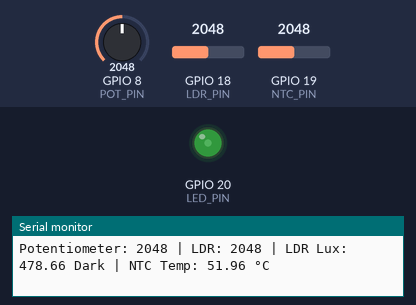
Bench run of a sketch on a simulated ESP32-S2. On the bench: output pins drawn as LEDs (lit = HIGH), the last lines printed to the serial monitor. The test bench sets the inputs (shaded band); at power-on: GPIO 18 (LDR_PIN) = 2048, GPIO 8 (POT_PIN) = 2048, GPIO 19 (NTC_PIN) = 2048.

Above: at 1.2 s.
1.3 s: GPIO 18 (LDR_PIN) set to 1966
At 2.2 s:
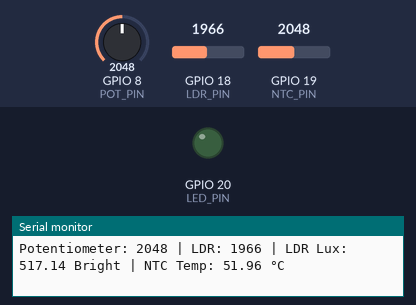
2.8 s: GPIO 18 (LDR_PIN) set to 2047
At 4.0 s:
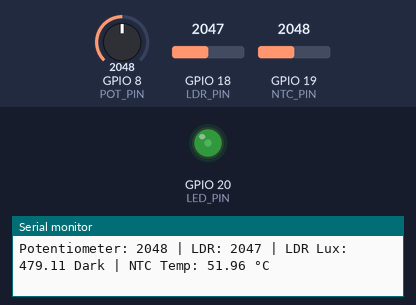
4.3 s: GPIO 8 (POT_PIN) set to 2866
At 5.1 s:
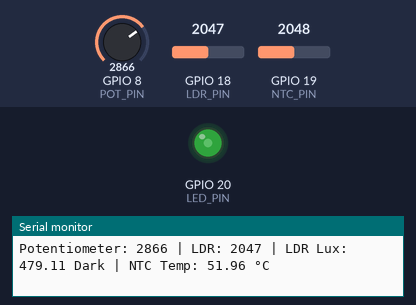
5.8 s: GPIO 8 (POT_PIN) set to 2047
At 7.1 s:
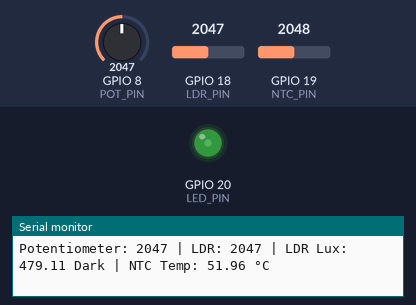
Timing chart, 0 to 8.3 s (numbered marks = the images above; inputs shaded):
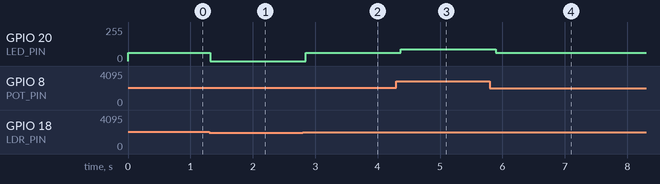

The sketch:

sketch.ino
```cpp
//==== Group 9 ====//

// Members:
// Albalate, Kyla M.
// Arbas, Marc Ken E.
// Batiquin, Edmar S.
// Vera Cruz, John Acel H.
// Vera Cruz, John Arcel H.

// Pin Definitions
#define NTC_PIN 19 // Input
#define LDR_PIN 18 // Input
#define POT_PIN 8 // Input
#define LED_PIN 20 // Output

#define PWM_Channel 0 // This defines what PWM channel the ESP32 should use.
#define PWM_Resolution 8 // The resolution of the PWM or the steps for each cycle of the ESP32 (4-bit = 15 steps, 8-bit = 255 steps).
#define PWM_Frequency 1000 // The frequency of the PWM, how frequent should the PWM go high.

float ntcBetaCoefficient = 3950; // Beta coefficient for NTC Thermistor.
float brightness_percentage = 0;
int brightness = 0;

// LDR value converting into Lux.
const float GAMMA = 0.7;
const float RL10 = 50;

void setup()
  {
    Serial.begin(115200);
    pinMode(LED_PIN, OUTPUT); // Sets the LED_PIN (18) to output
    ledcAttachChannel(LED_PIN, PWM_Frequency, PWM_Resolution, PWM_Channel); // This configures PWM output of the ESP32 using the LEDC hardware.
  }

void loop()
  {
    // Reads the value of POT_PIN (8) and stores it in variable "potValue"
    int potValue = analogRead(POT_PIN);
    // Reads the value of LDR_PIN (18) and stores it in variable "ldrValue"
    int ldrValue = analogRead(LDR_PIN);
    // Reads the value of LDR_PIN (19) and stores it in variable "ntcValue"
    int ntcValue = analogRead(NTC_PIN);

    // LDR Analog Value converting into Illumination (Lux) logic code
    float voltage = ldrValue / 8191. * 5;
    float resistance = 2000 * voltage / (1 - voltage / 5);
    float lux = pow(RL10 * 1e3 * pow(10, GAMMA) / resistance, (1 / GAMMA));

    // Equation for converting the analog reading from pin 19 (NTC) to readable temperature sensor data.
    float celsius = 1 / (log(1 / (8191. / ntcValue - 1)) / ntcBetaCoefficient + 1.0 / 298.15) - 273.15;

    if(lux < 500)
      {
        // Creates a voltage value map for potentiometer value
        brightness = map(potValue, 0, 8191, 0, 255);
        // Converts the variable brightness into percentage
        //potPercentage = (potValue / 8191.0) * 100.0;
        // This code increases the duty cycle of pin 20 (LED_PIN) according to the value of variable "brightness".
        ledcWrite(LED_PIN, brightness);
      }
    else
      {
        // Sets the duty cycle to 0% and this turns off the LED.
        ledcWrite(LED_PIN, 0);
      }

    // Serial Monitor Output Code.
    Serial.print("Potentiometer: ");
    Serial.print(potValue);

    Serial.print(" | LDR: ");
    Serial.print(ldrValue);

    Serial.print(" | LDR Lux: ");
    Serial.print(lux);
    Serial.print(lux < 500 ? " Dark" : " Bright");

    Serial.print(" | NTC Temp: ");
    Serial.print(celsius);
    Serial.println(" °C");

    delay(100);
  }
```

Measured:
- the behaviour switches between 2002 and 2001 on GPIO 18 (LDR_PIN) (found by bisection; images 0 and 1)
- after the input at 1.3 s, GPIO 20 (LED_PIN): 63/255 → 0/255 at once
- after the input at 2.8 s, GPIO 20 (LED_PIN): 0/255 → 63/255 after 0.05 s
- after the input at 4.3 s, GPIO 20 (LED_PIN): 63/255 → 89/255 after 0.07 s
- after the input at 5.8 s, GPIO 20 (LED_PIN): 89/255 → 63/255 after 0.09 s
